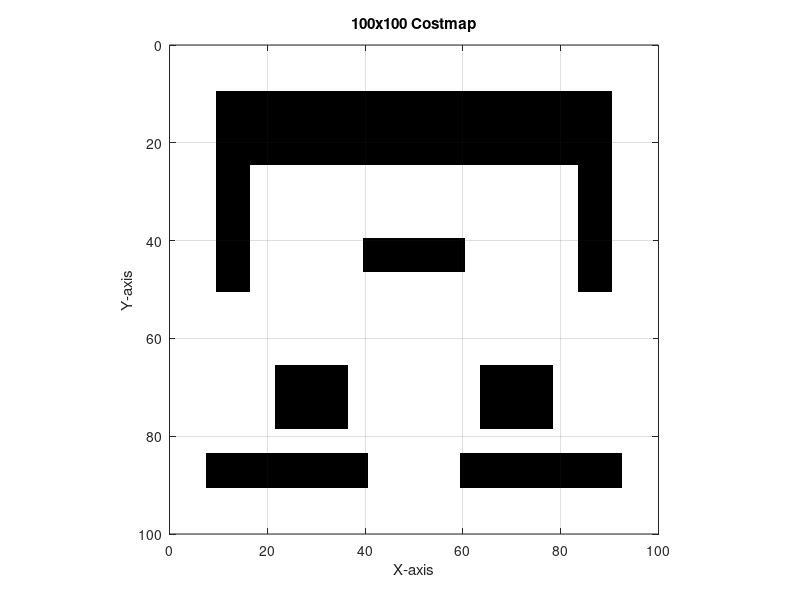

The MATLAB source for this figure: (Note: this script raises an error after producing the figure.)
map = zeros(100,100);

map(84:90,8:40) = 1;%left eyebrow
map(84:90,60:92) = 1;%right eyebrow
map(66:78,22:36) = 1;%left eye
map(66:78,64:78) = 1;%right eye
map(40:46,40:60) = 1;%nose
map(24:50,10:16) = 1;%left smile 
map(24:50,84:90) = 1;%right smile 
map(10:24,10:90) = 1;%bottom smile 

figure(1)
imagesc(map)
colormap(flipud(gray)); % Black for obstacles, white for free space
grid on
axis equal;
axis([0 100 0 100]);
title('100x100 Costmap');
xlabel('X-axis');
ylabel('Y-axis');

%map(1,:) = 1;
goal = [50,50];
start = [1,2];

waypoints = [goal2;goal3;goal4;goal1];
for i = 1:length(waypoints)
    goal = waypoints(i,:);
dx = DXform(map);
dx.plan(goal);
    path_segment = dx.query(start, 'animate');
    
    % Concatenate the new segment to the total path
    p = [p; path_segment];
    
    % Update the start for the next leg to the current goal
    start = goal;
end

% dx = DXform(map);
% dx.plan(goal2);
p = dx.query(start,'animate')
%p = dx.path(start);
numrows(p)
